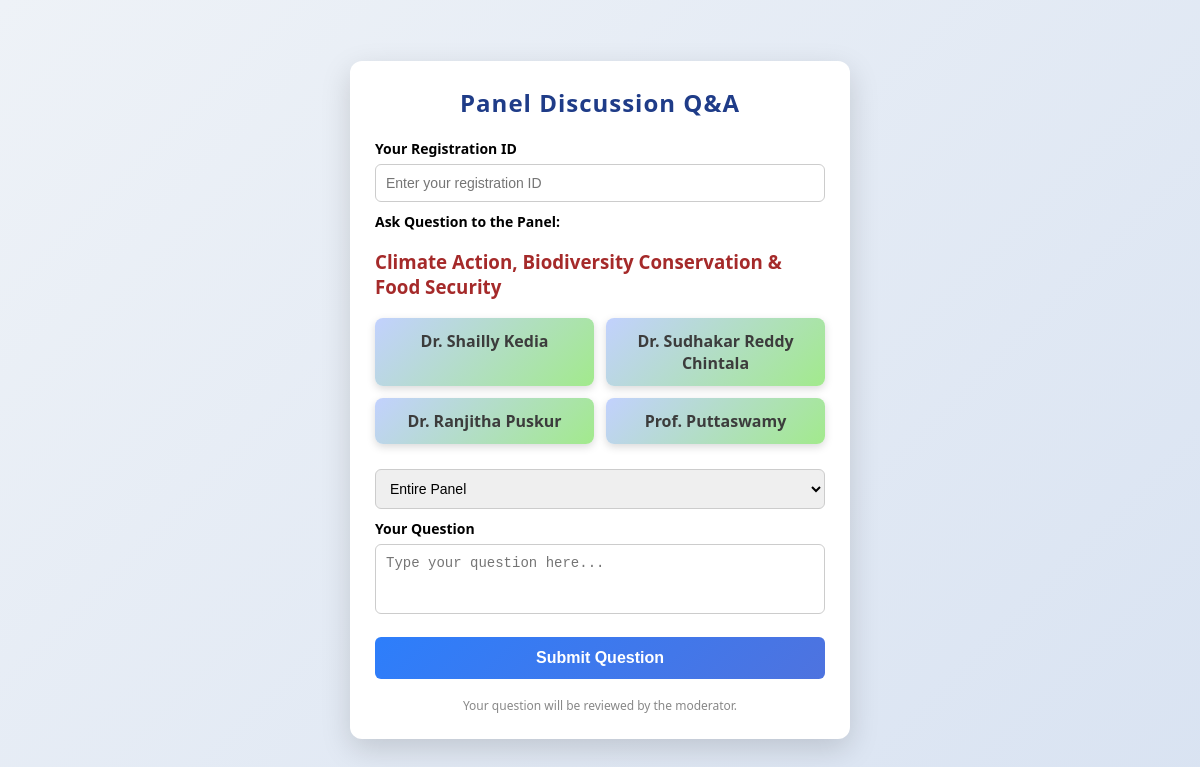
Screenshot of /panel/2/ with the database file from the repository.
### food/models.py (models this page shows, shortened)
class Panel(models.Model):
    name = models.CharField(max_length=200)
    day = models.IntegerField()

class Panelist(models.Model):
    panel = models.ForeignKey(Panel, on_delete=models.CASCADE)
    name = models.CharField(max_length=200)

### food/views.py (the view, shortened to what this page needs)
# urls.py: path("panel/<int:panel_id>/", views.submit_question, name="submit_question"),
def submit_question(request, panel_id):
    panel = Panel.objects.get(id=panel_id)
    panelists = Panelist.objects.filter(panel=panel)
    context = {
        "panel": panel,
        "panelists": panelists
    }
    return render(request, "panel.html", context)

### food/templates/panel.html (shortened to what this page needs)
<!DOCTYPE html>
<html lang="en">
<head>
</head>
<body>
<div class="container">
<h2>Panel Discussion Q&A</h2>
<form class="question-form" method="POST">
<label>Your Registration ID</label>
<input type="text" name="regid" required maxlength="20" placeholder="Enter your registration ID">
<label>Ask Question to the Panel:</label>
<h3 style="color: brown;">{{ panel.name }}</h3>
<div class="panel-members">
{% for p in panelists %}
<div class="member">
{{ p.name }}
</div>
{% endfor %}
</div>
<select name="to" required>
<option value="panel">Entire Panel</option>
</select>
<label>Your Question</label>
<textarea name="question" rows="3" required placeholder="Type your question here..."></textarea>
<button type="submit">Submit Question</button>
</form>
<div class="footer">
Your question will be reviewed by the moderator.
</div>
</div>
</body>
</html>

### food/templates/panel.html (style rules this page uses)
* { box-sizing:border-box; }
body { font-family: "Segoe UI", Arial, sans-serif; margin:0; background:linear-gradient(135deg,#eef2f7,#d9e3f2); min-height:100vh; display:flex; align-items:center; justify-content:center; }
.container { max-width:500px; width:95%; background:white; border-radius:12px; padding:25px; box-shadow:0 10px 30px rgba(0,0,0,0.15); animation:fadeIn 0.6s ease; }
h2 { text-align:center; margin-top:0; color:#1f3c88; letter-spacing:1px; }
.panel-members { display:grid; grid-template-columns:1fr 1fr; gap:12px; margin-bottom:25px; }
.member { background:linear-gradient(135deg,#c2d1fe,#a2ea8c); color:rgb(60, 60, 60); padding:12px; border-radius:8px; text-align:center; font-weight:600; box-shadow:0 3px 8px rgba(0,0,0,0.15); transition:transform 0.2s; }
.question-form label { display:block; font-weight:600; margin-bottom:6px; margin-top:10px; font-size:14px; }
.question-form input, .question-form select, .question-form textarea { width:100%; padding:10px; border-radius:6px; border:1px solid #ccc; font-size:14px; transition:all 0.2s; }
textarea { resize:none; }
button { width:100%; margin-top:18px; padding:12px; background:linear-gradient(135deg,#2d7efb,#4e73df); border:none; border-radius:6px; font-size:16px; font-weight:bold; color:white; cursor:pointer; transition:all 0.25s; }
.footer { text-align:center; margin-top:18px; font-size:12px; color:#888; }

### rows the page displays
Panel: name "Climate Action, Biodiversity Conservation & Food Security"
Panelist: name "Dr. Shailly Kedia"
Panelist: name "Dr. Sudhakar Reddy Chintala"
Panelist: name "Dr. Ranjitha Puskur"
Panelist: name "Prof. Puttaswamy"
